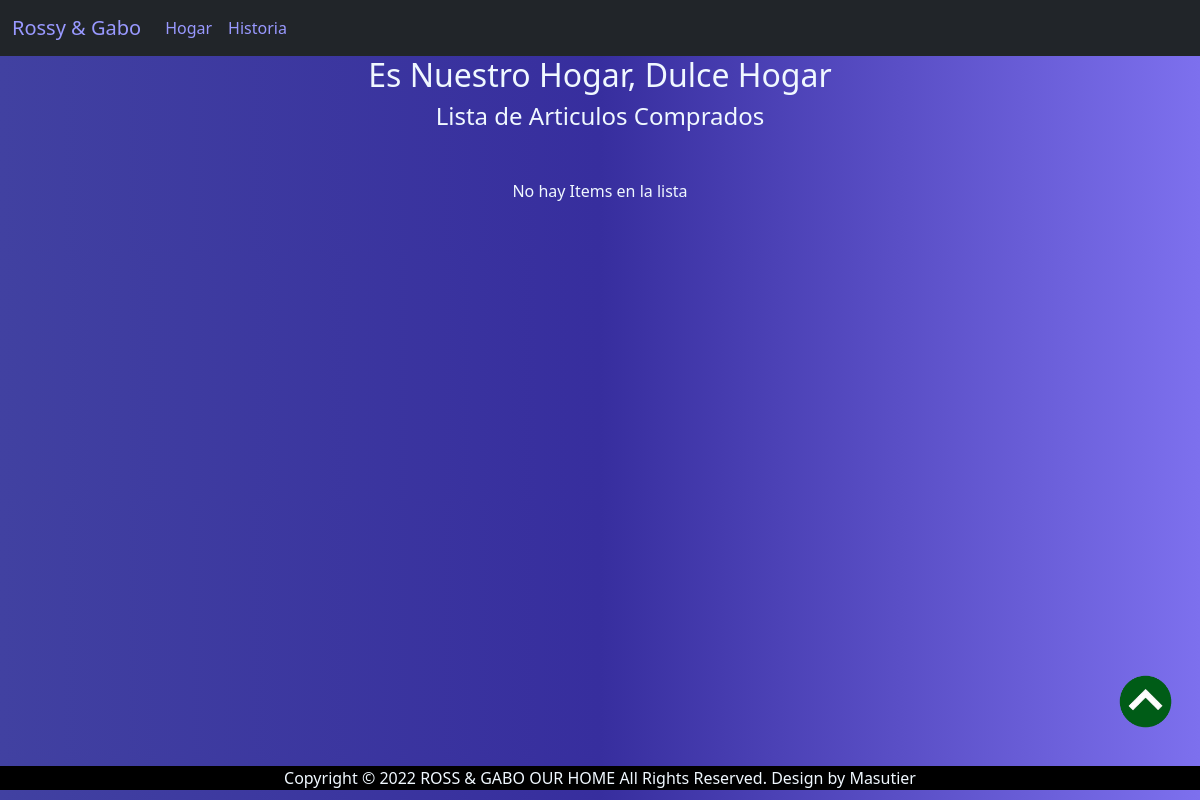
The app's page /historyBuy, older data.
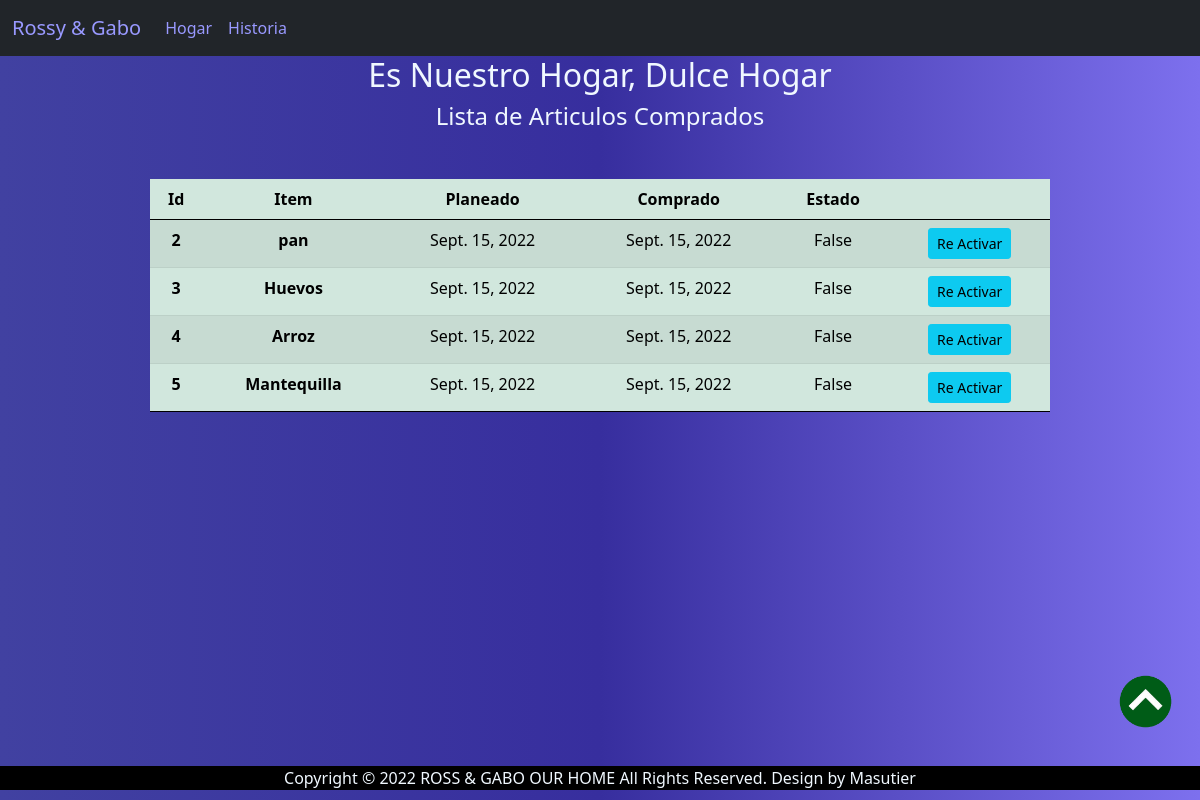
The same page, newer data.
### compras/models.py (models this page shows, shortened)
class Buy(models.Model):
    toBuy = models.CharField(max_length=150, blank=False, null=False)
    dateStart = models.DateField(auto_now_add=True, auto_now=False)
    status = models.BooleanField(default=False)
    dateEnd = models.DateField(auto_now_add=False, auto_now=False, blank=True, null=True)

### compras/views.py (the view)
# urls.py: path('historyBuy', historyBuy, name="historyBuy"),
def historyBuy(request):
    history = Buy.objects.filter(status='False')
    context = {"title": "My Home", 'history': history}
    return render(request, 'compras/historyBuy.html', context)

### compras/templates/compras/historyBuy.html (shortened to what this page needs)
{% extends 'compras/layout.html' %}
{% load static %}
{% block content %}
<div class="col-12 mx-auto mb-5">
    <h2 class="c">Es Nuestro Hogar, Dulce Hogar</h2>
    <h4 class="c">Lista de Articulos Comprados</h4>
</div>
<div class="col-12 mx-auto mb-5">
    <div class="col-9 mx-auto c">
        {% if history %}
        <table class="table table table-success table-striped">
            <thead>
                <tr>
                    <th>Id</th>
                    <th>Item</th>
                    <th>Planeado</th>
                    <th>Comprado</th>
                    <th>Estado</th>
                    <th></th>
                </tr>
            </thead>
            <tbody>
                {% for item in history %}
                    <tr>
                        <th>{{ item.id }}</th>
                        <th>{{ item.toBuy }}</th>
                        <td>{{ item.dateStart }}</td>
                        <td>{{ item.dateEnd }}</td>
                        <td>{{ item.status }}</td>
                        <td><a href="{% url 'historyReactivate' item.id %}" class="btn btn-info btn-sm">Re Activar</a></td>
                    </tr>
                {% endfor %}
        {% else %}
            <p>No hay Items en la lista</p>
        {% endif %}
        </table>
    </div>
</div>
{% endblock content %}

### compras/templates/compras/layout.html (shortened to what this page needs)
{% load static %}
<!DOCTYPE html>
<html>
<head>
    <link href="https://cdn.jsdelivr.net/npm/bootstrap@5.0.0-beta2/dist/css/bootstrap.min.css" rel="stylesheet">
    <link rel="stylesheet" href="{% static 'css/all.css' %}" type="text/css" />
</head>
<body>
    {% include 'compras/partials/navbar.html' %}
    <div class="col-lg-12 back">
        {% block content %}
        {% endblock content %}
    </div>
    {% include 'compras/partials/backtop.html' %}
    {% include 'compras/partials/footer.html' %}
</body>
</html>

### compras/templates/compras/partials/navbar.html (shortened to what this page needs)
{% load static %}
<nav class="navbar navbar-expand-lg avbar-dark bg-dark stic">
    <div class="container-fluid">
    <a class="navbar-brand atxt1" href="/">Rossy & Gabo</a>
    <div class="collapse navbar-collapse" id="navbarDrop">
        <ul class="navbar-nav me-auto">
            <li class="nav-item"><a class="nav-link atxt1" href={% url 'homePage' %}>Hogar</a></li>
            <li class="nav-item"><a class="nav-link atxt1" href={% url 'historyBuy' %}>Historia</a></li>
        </ul>
    </div>
    </div>
</nav>

### compras/templates/compras/partials/backtop.html
{% load static %}
    <div class="back-to-top">
        <a href="#">
            <img src="{% static 'img/icons/back-to-top.png' %}" class="backtotop" alt="Back to top">
        </a>
    </div>

### compras/templates/compras/partials/footer.html
{% load static %}
<div class="col-md-12 mx-auto back-black b-fixed c">
    Copyright © 2022 <span>ROSS & GABO OUR HOME</span> All Rights Reserved. Design by Masutier
</div>

### static/css/all.css (style rules this page uses)
body { color: aliceblue; background: #7d70ee; background: -webkit-linear-gradient(to right, #4141a1, #372e9e, #7d70ee); background: linear-gradient(to right, #4141a1, #372e9e, #7d70ee); }
.c { text-align: center !important; }
.stic { position: sticky; top: 0px; }
.atxt1 { color: #9999ff !important; }
.b-fixed { position: fixed !important; bottom: 10px; z-index: 1; }
.back-black { color: aliceblue; background-color: black; }
.backtotop { width: 40pt; height: auto; position: fixed; bottom: 4.50rem; right: 1.75rem; z-index: 999; }

Row changes from the older to the newer data that the page shows:
now on this page (row edited): Buy: id "2", toBuy "pan", dateStart "Sept. 15, 2022", dateEnd "Sept. 15, 2022", status "False"
added Buy: id "3", toBuy "Huevos", dateStart "Sept. 15, 2022", dateEnd "Sept. 15, 2022", status "False"
added Buy: id "4", toBuy "Arroz", dateStart "Sept. 15, 2022", dateEnd "Sept. 15, 2022", status "False"
added Buy: id "5", toBuy "Mantequilla", dateStart "Sept. 15, 2022", dateEnd "Sept. 15, 2022", status "False"
Text that changed along with them:
text no longer shown: "No hay Items en la lista"
text now shown: "Id Item Planeado Comprado Estado"
